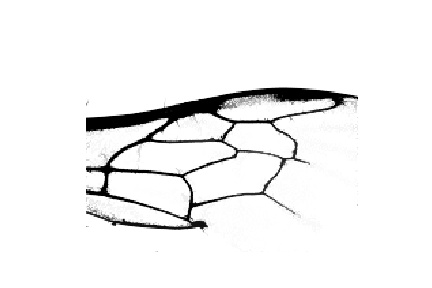
#> input picture data/enhanced_image/1119 Osmia lignaria lignaria f right 4x.jpg, 432 x 288 px
$ jupyter execute 'Center Function.ipynb'   (shell and % lines are left out)   (older library calls are emulated)
#> lines starting #> are read from the running program, lines starting #| are printed output that depends on the picture; after the words box and inside, x2 and y2 are one past the last pixel; in counts of white or black regions, pixels touching at a corner belong together
#> the sliders are set to deg = 180
#> in center_cell_after_rotation_by, `img = skimage.transform.rotate(image, deg, resize=True)`:
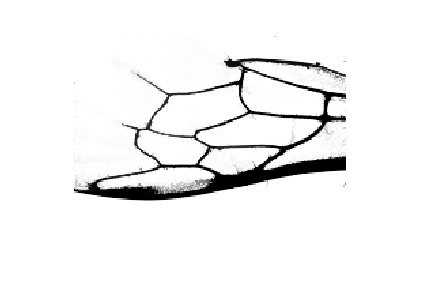
#> img: shape (288, 432) float64; min 0, max 1, mean 0.949
[cell 1]
import numpy as np
from skimage.morphology import skeletonize, medial_axis, watershed, disk
from skimage import data
from scipy import ndimage as ndi
from scipy.spatial import distance
import matplotlib.pyplot as plt
from skimage.util import invert
from skimage.io import imshow, imread
from skimage.color import rgb2gray
from skimage.feature import peak_local_max, canny
from scipy import ndimage
from skimage.filters import sobel
from skimage.measure import label, regionprops
from skimage.filters import rank

import numpy as np
from skimage import io
from skimage.feature import canny
from scipy import ndimage as ndi
import matplotlib.pyplot as plt
from skimage.morphology import watershed, disk
from skimage.filters import rank
from skimage.util import img_as_ubyte
from skimage import segmentation
np.set_printoptions(threshold=np.nan)
import math, skimage
from skimage import morphology
from skimage.measure import label, regionprops
from skimage.feature import corner_harris, corner_subpix, corner_peaks

def centroid(image):
    #Uses watershed to segment each wing into separate cells
    img = image
    denoised = rank.median(img, disk(2))
    markers = rank.gradient(denoised, disk(5)) < 10
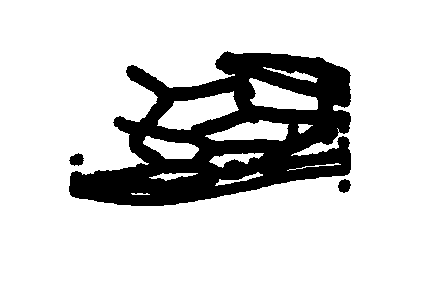
#> markers: shape (288, 432) bool; 82% white; 3 black regions
    markers = ndi.label(markers)[0]
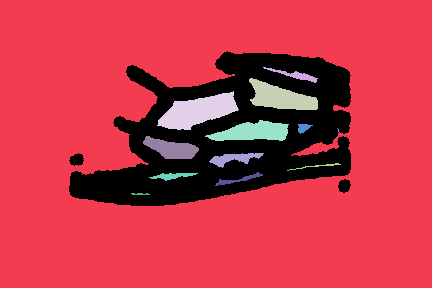
#> markers: shape (288, 432) int32; 17 distinct labels, from 0 to 16; one colour per label, 0 black
    gradient = rank.gradient(denoised, disk(2))
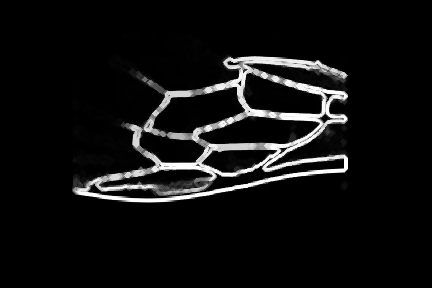
#> gradient: shape (288, 432); min 0, max 255, mean 16.4
    labels = watershed(gradient, markers)
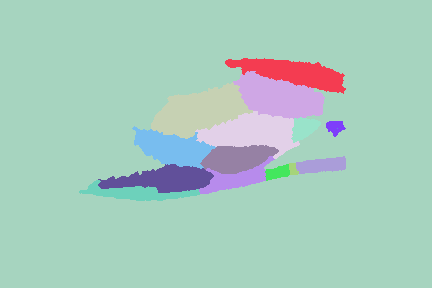
#> labels: shape (288, 432) int32; 16 distinct labels, from 1 to 16; one colour per label, 0 black
    cleared = segmentation.clear_border(labels)
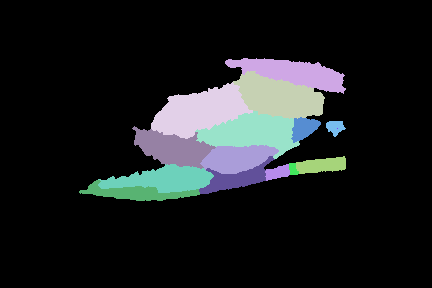
#> cleared: shape (288, 432) int32; 16 distinct labels, from 0 to 16; one colour per label, 0 black
    denoised = rank.median(img, disk(2))
    gradient = rank.gradient(denoised, disk(5))
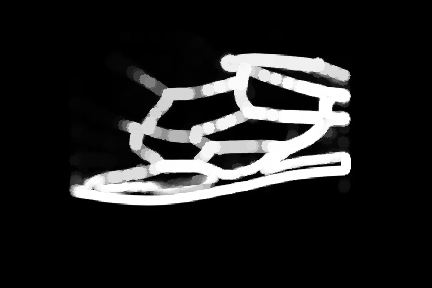
#> gradient: shape (288, 432); min 0, max 255, mean 34.7
    thres = 30
    gradient[gradient > thres] = 255
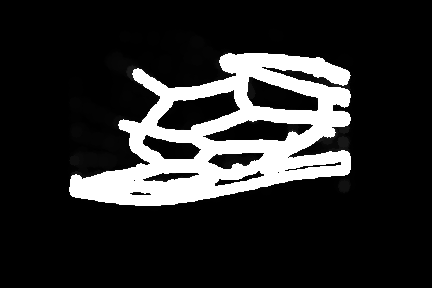
#> gradient: shape (288, 432); 13.03% of pixels changed, all inside (x1, y1, x2, y2) = (69, 53, 351, 206)

    labeled_wing = cleared
    regions = regionprops(labeled_wing)
#> regions = 15 regions; largest, box (x1, y1, x2, y2) and area: (151, 82, 253, 139) 3248, (233, 71, 325, 119) 2804, (195, 111, 300, 159) 2688, (225, 58, 346, 94) 2205, (98, 164, 214, 193) 1993

    #Filters regions based on area
    filtered_regions = []
    filtered_regions_area = []
    for props in regions:
        area = props.area
        if area>1000 and area<400000:
            filtered_regions.append(props)
            filtered_regions_area.append(area)
#> this loop made 15 passes
#> area on passes 1, 2, 3, 4, 5, 7, 8, 9, 10, 11, 12, 13: 2205, 2804, 3248, 2688, 476, 203, 1969, 1548, 636, 92, 272, 1047
#> after the loop, filtered_regions = 9 regions; largest, box (x1, y1, x2, y2) and area: (151, 82, 253, 139) 3248, (233, 71, 325, 119) 2804, (195, 111, 300, 159) 2688, (225, 58, 346, 94) 2205, (98, 164, 214, 193) 1993; filtered_regions_area = [2205, 2804, 3248, 2688, 1969, 1548, 1047, 1993, 1132]

    # [8 lines of commented-out code are left out]
    centroids = []
    centroids_x = []
    centroids_y = []
    for region in filtered_regions:
        y0, x0 = region.centroid
        region_centroid = (x0, y0)
        centroids.append(region_centroid)
        centroids_x.append(x0)
        centroids_y.append(y0)
#> this loop made 9 passes
#> (y0, x0, region_centroid) on passes 1 to 9: (72.42, 292.9, (292.9, 72.42)), (96.65, 278.7, (278.7, 96.65)), (110.8, 199.4, (199.4, 110.8)), (132.3, 251.7, (251.7, 132.3)), (147.7, 172, (172, 147.7)), (157.9, 236.8, (236.8, 157.9)), (178.3, 235.7, (235.7, 178.3)), (179, 163.2, (163.2, 179)), (192.6, 136.1, (136.1, 192.6))
#> after the loop, centroids = [(292.9, 72.42), (278.7, 96.65), (199.4, 110.8), (251.7, 132.3), (172, 147.7), (236.8, 157.9), (235.7, 178.3), (163.2, 179), (136.1, 192.6)]; centroids_x = [292.9, 278.7, 199.4, 251.7, 172, 236.8, 235.7, 163.2, 136.1]; centroids_y = [72.42, 96.65, 110.8, 132.3, 147.7, 157.9, 178.3, 179, 192.6]

    avg_x = np.mean(centroids_x)
#> avg_x = 218.5
    avg_y = np.mean(centroids_y)
#> avg_y = 140.8

    #Calculates the distance between each centroid to the center
    distances_from_center = []
    for centroid in centroids:
        distances_from_center.append(distance.euclidean(centroid, (avg_x, avg_y)))
#> this loop made 9 passes
#> after the loop, distances_from_center = [101.1, 74.69, 35.64, 34.28, 46.99, 24.98, 41.24, 67.21, 97.27]

    #Normalizes distances from center
    distance_sd = np.std(distances_from_center)
#> distance_sd = 26.49
    distance_mean = np.mean(distances_from_center)
#> distance_mean = 58.15
    dist_from_cent_norm = [dist_from_center/distance_mean for dist_from_center in distances_from_center]
#> dist_from_cent_norm = [1.74, 1.28, 0.613, 0.589, 0.808, 0.43, 0.709, 1.16, 1.67]

    #Normalizes areas
    area_sd = np.std(filtered_regions_area)
#> area_sd = 710.4
    area_mean = np.mean(filtered_regions_area)
#> area_mean = 2070.4
    area_norm = [area/area_mean for area in filtered_regions_area ]
#> area_norm = [1.06, 1.35, 1.57, 1.3, 0.951, 0.748, 0.506, 0.963, 0.547]

    #Weights each region centroid based on distance to the center, and size
    distance_weight = 1
    size_weight = .2

    weighted_values = []
    for i in range(len(filtered_regions)):
        weighted_values.append(size_weight*area_norm[i] - distance_weight*dist_from_cent_norm[i])
#> this loop made 9 passes
#> after the loop, weighted_values = [-1.53, -1.01, -0.299, -0.33, -0.618, -0.28, -0.608, -0.963, -1.56]

    max_index = weighted_values.index(max(weighted_values))
#> max_index = 5
    center_cell = filtered_regions[max_index]
    center_cell_x, center_cell_y = center_cell.centroid[1], center_cell.centroid[0]
#> center_cell_x = 236.8; center_cell_y = 157.9

#     implot = plt.imshow(labeled_wing)
#     plt.scatter([center_cell_x], [center_cell_y])
    return center_cell.centroid[0], center_cell.centroid[1]

# centroid("enhanced_image/060 Lasioglossum nymphaerum f left 4x.jpg")
#print("Centroid", centroid("enhanced_image/060 Lasioglossum nymphaerum f left 4x.jpg"))

[cell 2]
from ipywidgets import interact, fixed

image = imread("../data/enhanced_image/1119 Osmia lignaria lignaria f right 4x.jpg")[..., 1]

@interact(deg=(0, 360, 1))
def center_cell_after_rotation_by(deg=0):
    img = skimage.transform.rotate(image, deg, resize=True)
    C = centroid(img)
#> C = (157.9, 236.8)

    plt.imshow(img, cmap='gray')
    plt.scatter([C[1]], [C[0]])
    plt.show()
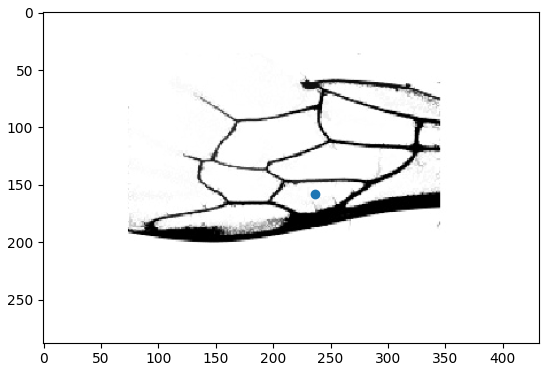
#> figure drawn by matplotlib, 1 panel

$ run again, with data/enhanced_image/1117 Osmia lignaria lignaria f right 4x.jpg copied over data/enhanced_image/1119 Osmia lignaria lignaria f right 4x.jpg
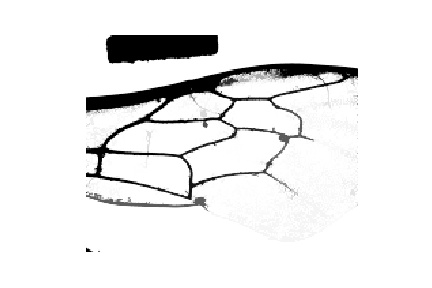
#> input picture data/enhanced_image/1117 Osmia lignaria lignaria f right 4x.jpg, 432 x 288 px
#> labels: shape (288, 432) int32; 28 distinct labels, from 1 to 28
#> cleared: shape (288, 432) int32; 28 distinct labels, from 0 to 28
#> in centroid, `gradient[gradient > thres] = 255`:
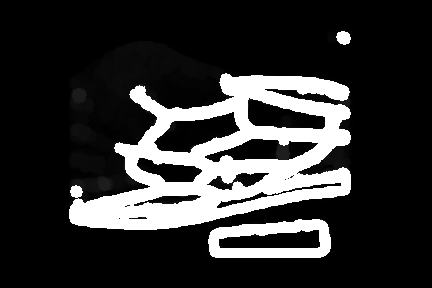
#> gradient: shape (288, 432); min 0, max 255, mean 49.9
#> regions = 27 regions; largest, box (x1, y1, x2, y2) and area: (136, 104, 256, 161) 3582, (240, 89, 346, 138) 2902, (214, 225, 326, 253) 2677, (197, 133, 284, 169) 2131, (127, 150, 209, 191) 1989
#> the loop in centroid, `for props in regions:` made 27 passes
#> area on passes 1, 3, 4, 5, 6, 7, 8, 9: 81, 1975, 22, 32, 206, 2902, 3582, 2131
#> after the loop in centroid, `for props in regions:`: filtered_regions = 10 regions; largest, box (x1, y1, x2, y2) and area: (136, 104, 256, 161) 3582, (240, 89, 346, 138) 2902, (214, 225, 326, 253) 2677, (197, 133, 284, 169) 2131, (127, 150, 209, 191) 1989; filtered_regions_area = [1975, 2902, 3582, 2131, 1002, 1989, 1624, 1530, 1409, 2677]
#> the loop in centroid, `for region in filtered_regions:` made 10 passes
#> (y0, x0, region_centroid) on passes 1 to 8: (93.4, 299.9, (299.9, 93.4)), (116.1, 284.5, (284.5, 116.1)), (133.4, 195.9, (195.9, 133.4)), (151.1, 244.9, (244.9, 151.1)), (147.2, 298.2, (298.2, 147.2)), (170.6, 169.8, (169.8, 170.6)), (163.9, 315.3, (315.3, 163.9)), (194.7, 245.9, (245.9, 194.7))
#> after the loop in centroid, `for region in filtered_regions:`: centroids = [(299.9, 93.4), (284.5, 116.1), (195.9, 133.4), (244.9, 151.1), (298.2, 147.2), (169.8, 170.6), (315.3, 163.9), (245.9, 194.7), (177, 201.2), (272.3, 240.2)]; centroids_x = [299.9, 284.5, 195.9, 244.9, 298.2, 169.8, 315.3, 245.9, 177, 272.3]; centroids_y = [93.4, 116.1, 133.4, 151.1, 147.2, 170.6, 163.9, 194.7, 201.2, 240.2]
#> avg_x = 250.4
#> avg_y = 161.2
#> the loop in centroid, `for centroid in centroids:` made 10 passes
#> after the loop in centroid, `for centroid in centroids:`: distances_from_center = [83.95, 56.53, 61.12, 11.45, 49.86, 81.1, 64.97, 33.84, 83.56, 81.98]
#> distance_sd = 22.87
#> distance_mean = 60.84
#> dist_from_cent_norm = [1.38, 0.929, 1, 0.188, 0.82, 1.33, 1.07, 0.556, 1.37, 1.35]
#> area_sd = 737.1
#> area_mean = 2082.1
#> area_norm = [0.949, 1.39, 1.72, 1.02, 0.481, 0.955, 0.78, 0.735, 0.677, 1.29]
#> the loop in centroid, `for i in range(len(filtered_regions)):` made 10 passes
#> after the loop in centroid, `for i in range(len(filtered_regions)):`: weighted_values = [-1.19, -0.65, -0.661, 0.0164, -0.723, -1.14, -0.912, -0.409, -1.24, -1.09]
#> max_index = 3
#> center_cell_x = 244.9; center_cell_y = 151.1
#> C = (151.1, 244.9)
#> in center_cell_after_rotation_by, `plt.show()`:
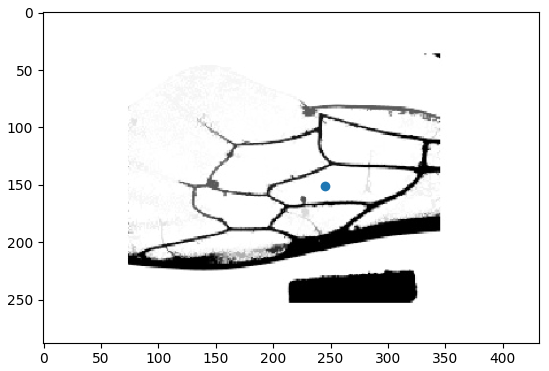
#> figure drawn by matplotlib, 1 panel
